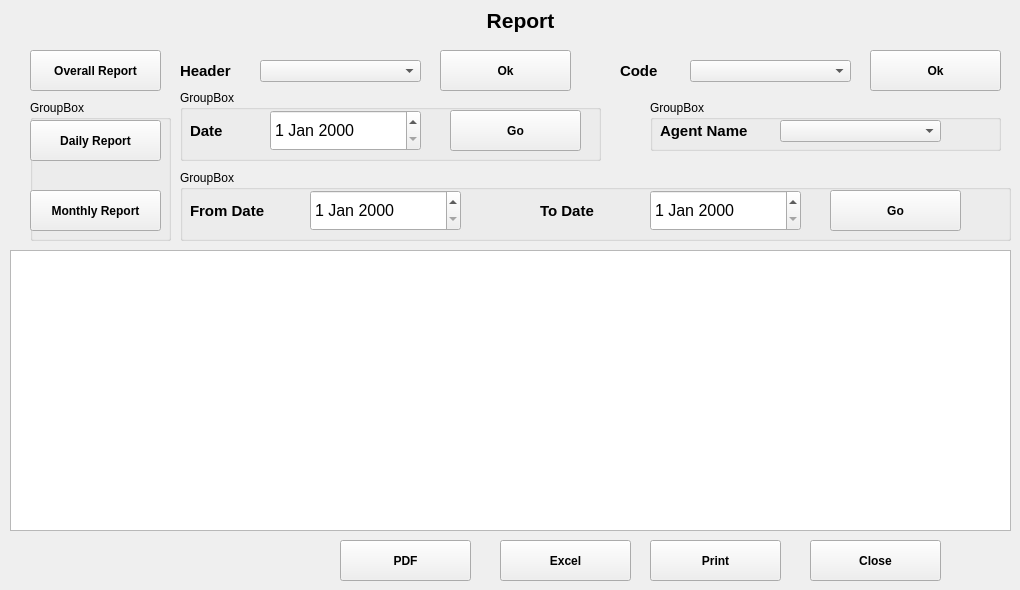
    <widget class="QWidget" name="Report">
     <widget class="QTableWidget" name="report_tableWidget">
      <property name="geometry">
       <rect>
        <x>10</x>
        <y>250</y>
        <width>1001</width>
        <height>281</height>
       </rect>
      </property>
      <property name="columnCount">
       <number>0</number>
      </property>
     </widget>
     <widget class="QPushButton" name="pb_report_OverallReport">
      <property name="geometry">
       <rect>
        <x>30</x>
        <y>50</y>
        <width>131</width>
        <height>41</height>
       </rect>
      </property>
      <property name="font">
       <font>
        <pointsize>9</pointsize>
        <weight>75</weight>
        <bold>true</bold>
       </font>
      </property>
      <property name="text">
       <string>Overall Report</string>
      </property>
     </widget>
     <widget class="QComboBox" name="combo_report_Header">
      <property name="geometry">
       <rect>
        <x>260</x>
        <y>60</y>
        <width>161</width>
        <height>22</height>
       </rect>
      </property>
     </widget>
     <widget class="QLabel" name="lb_report_header">
      <property name="geometry">
       <rect>
        <x>180</x>
        <y>60</y>
        <width>71</width>
        <height>22</height>
       </rect>
      </property>
      <property name="font">
       <font>
        <pointsize>11</pointsize>
        <weight>75</weight>
        <bold>true</bold>
       </font>
      </property>
      <property name="text">
       <string>Header</string>
      </property>
     </widget>
     <widget class="QPushButton" name="pb_report_HeaderOk">
      <property name="geometry">
       <rect>
        <x>440</x>
        <y>50</y>
        <width>131</width>
        <height>41</height>
       </rect>
      </property>
      <property name="font">
       <font>
        <pointsize>9</pointsize>
        <weight>75</weight>
        <bold>true</bold>
       </font>
      </property>
      <property name="text">
       <string>Ok</string>
      </property>
     </widget>
     <widget class="QLabel" name="lb_report_Code">
      <property name="geometry">
       <rect>
        <x>620</x>
        <y>60</y>
        <width>71</width>
        <height>22</height>
       </rect>
      </property>
      <property name="font">
       <font>
        <pointsize>11</pointsize>
        <weight>75</weight>
        <bold>true</bold>
       </font>
      </property>
      <property name="text">
       <string>Code</string>
      </property>
     </widget>
     <widget class="QComboBox" name="combo_report_Code">
      <property name="geometry">
       <rect>
        <x>690</x>
        <y>60</y>
        <width>161</width>
        <height>22</height>
       </rect>
      </property>
     </widget>
     <widget class="QPushButton" name="pb_report_CodeOk">
      <property name="geometry">
       <rect>
        <x>870</x>
        <y>50</y>
        <width>131</width>
        <height>41</height>
       </rect>
      </property>
      <property name="font">
       <font>
        <pointsize>9</pointsize>
        <weight>75</weight>
        <bold>true</bold>
       </font>
      </property>
      <property name="text">
       <string>Ok</string>
      </property>
     </widget>
     <widget class="QDateEdit" name="dateEdit">
      <property name="geometry">
       <rect>
        <x>-250</x>
        <y>250</y>
        <width>110</width>
        <height>22</height>
       </rect>
      </property>
     </widget>
     <widget class="QPushButton" name="pb_report_excel">
      <property name="geometry">
       <rect>
        <x>500</x>
        <y>540</y>
        <width>131</width>
        <height>41</height>
       </rect>
      </property>
      <property name="font">
       <font>
        <pointsize>9</pointsize>
        <weight>75</weight>
        <bold>true</bold>
       </font>
      </property>
      <property name="text">
       <string>Excel</string>
      </property>
     </widget>
     <widget class="QPushButton" name="pb_report_print">
      <property name="geometry">
       <rect>
        <x>650</x>
        <y>540</y>
        <width>131</width>
        <height>41</height>
       </rect>
      </property>
      <property name="font">
       <font>
        <pointsize>9</pointsize>
        <weight>75</weight>
        <bold>true</bold>
       </font>
      </property>
      <property name="text">
       <string>Print</string>
      </property>
     </widget>
     <widget class="QPushButton" name="pb_report_close">
      <property name="geometry">
       <rect>
        <x>810</x>
        <y>540</y>
        <width>131</width>
        <height>41</height>
       </rect>
      </property>
      <property name="font">
       <font>
        <pointsize>9</pointsize>
        <weight>75</weight>
        <bold>true</bold>
       </font>
      </property>
      <property name="text">
       <string>Close</string>
      </property>
     </widget>
     <widget class="QPushButton" name="pb_report_pdf">
      <property name="geometry">
       <rect>
        <x>340</x>
        <y>540</y>
        <width>131</width>
        <height>41</height>
       </rect>
      </property>
      <property name="font">
       <font>
        <pointsize>9</pointsize>
        <weight>75</weight>
        <bold>true</bold>
       </font>
      </property>
      <property name="text">
       <string>PDF</string>
      </property>
     </widget>
     <widget class="QLabel" name="lb_report">
      <property name="geometry">
       <rect>
        <x>440</x>
        <y>0</y>
        <width>161</width>
        <height>41</height>
       </rect>
      </property>
      <property name="font">
       <font>
        <pointsize>16</pointsize>
        <weight>75</weight>
        <bold>true</bold>
       </font>
      </property>
      <property name="text">
       <string>Report</string>
      </property>
      <property name="alignment">
       <set>Qt::AlignCenter</set>
      </property>
     </widget>
     <widget class="QGroupBox" name="gb_Report_DaiyReport">
      <property name="geometry">
       <rect>
        <x>180</x>
        <y>90</y>
        <width>421</width>
        <height>71</height>
       </rect>
      </property>
      <property name="title">
       <string>GroupBox</string>
      </property>
      <widget class="QDateEdit" name="report_DateEdit">
       <property name="geometry">
        <rect>
         <x>90</x>
         <y>20</y>
         <width>151</width>
         <height>41</height>
        </rect>
       </property>
       <property name="font">
        <font>
         <pointsize>12</pointsize>
        </font>
       </property>
      </widget>
      <widget class="QLabel" name="lb_report_Date">
       <property name="geometry">
        <rect>
         <x>10</x>
         <y>30</y>
         <width>71</width>
         <height>22</height>
        </rect>
       </property>
       <property name="font">
        <font>
         <pointsize>11</pointsize>
         <weight>75</weight>
         <bold>true</bold>
        </font>
       </property>
       <property name="text">
        <string>Date</string>
       </property>
      </widget>
      <widget class="QPushButton" name="pb_report_dailyReportDateGo">
       <property name="geometry">
        <rect>
         <x>270</x>
         <y>20</y>
         <width>131</width>
         <height>41</height>
        </rect>
       </property>
       <property name="font">
        <font>
         <pointsize>9</pointsize>
         <weight>75</weight>
         <bold>true</bold>
        </font>
       </property>
       <property name="text">
        <string>Go</string>
       </property>
      </widget>
     </widget>
     <widget class="QGroupBox" name="gb_Report_HeaderCode">
      <property name="geometry">
       <rect>
        <x>650</x>
        <y>100</y>
        <width>351</width>
        <height>51</height>
       </rect>
      </property>
      <property name="title">
       <string>GroupBox</string>
      </property>
      <widget class="QLabel" name="lb_report_header_8">
       <property name="geometry">
        <rect>
         <x>10</x>
         <y>20</y>
         <width>121</width>
         <height>22</height>
        </rect>
       </property>
       <property name="font">
        <font>
         <pointsize>11</pointsize>
         <weight>75</weight>
         <bold>true</bold>
        </font>
       </property>
       <property name="text">
        <string>Agent Name</string>
       </property>
      </widget>
      <widget class="QComboBox" name="combo_report_Header_4">
       <property name="geometry">
        <rect>
         <x>130</x>
         <y>20</y>
         <width>161</width>
         <height>22</height>
        </rect>
       </property>
      </widget>
     </widget>
     <widget class="QGroupBox" name="gb_Report_MonthlyReport">
      <property name="geometry">
       <rect>
        <x>180</x>
        <y>170</y>
        <width>831</width>
        <height>71</height>
       </rect>
      </property>
      <property name="title">
       <string>GroupBox</string>
      </property>
      <widget class="QPushButton" name="pb_report_monthlyReportDateGo">
       <property name="geometry">
        <rect>
         <x>650</x>
         <y>20</y>
         <width>131</width>
         <height>41</height>
        </rect>
       </property>
       <property name="font">
        <font>
         <pointsize>9</pointsize>
         <weight>75</weight>
         <bold>true</bold>
        </font>
       </property>
       <property name="text">
        <string>Go</string>
       </property>
      </widget>
      <widget class="QLabel" name="lb_report_ToDate">
       <property name="geometry">
        <rect>
         <x>360</x>
         <y>30</y>
         <width>101</width>
         <height>22</height>
        </rect>
       </property>
       <property name="font">
        <font>
         <pointsize>11</pointsize>
         <weight>75</weight>
         <bold>true</bold>
        </font>
       </property>
       <property name="text">
        <string>To Date</string>
       </property>
      </widget>
      <widget class="QDateEdit" name="report_FromDate">
       <property name="geometry">
        <rect>
         <x>130</x>
         <y>20</y>
         <width>151</width>
         <height>41</height>
        </rect>
       </property>
       <property name="font">
        <font>
         <pointsize>12</pointsize>
        </font>
       </property>
      </widget>
      <widget class="QLabel" name="lb_report_FromDate">
       <property name="geometry">
        <rect>
         <x>10</x>
         <y>30</y>
         <width>111</width>
         <height>22</height>
        </rect>
       </property>
       <property name="font">
        <font>
         <pointsize>11</pointsize>
         <weight>75</weight>
         <bold>true</bold>
        </font>
       </property>
       <property name="text">
        <string>From Date</string>
       </property>
      </widget>
      <widget class="QDateEdit" name="report_ToDate">
       <property name="geometry">
        <rect>
         <x>470</x>
         <y>20</y>
         <width>151</width>
         <height>41</height>
        </rect>
       </property>
       <property name="font">
        <font>
         <pointsize>12</pointsize>
        </font>
       </property>
      </widget>
     </widget>
     <widget class="QGroupBox" name="gb_Report_TypOfReport">
      <property name="geometry">
       <rect>
        <x>30</x>
        <y>100</y>
        <width>141</width>
        <height>141</height>
       </rect>
      </property>
      <property name="title">
       <string>GroupBox</string>
      </property>
      <widget class="QPushButton" name="pb_Report_DailyReport">
       <property name="geometry">
        <rect>
         <x>0</x>
         <y>20</y>
         <width>131</width>
         <height>41</height>
        </rect>
       </property>
       <property name="font">
        <font>
         <pointsize>9</pointsize>
         <weight>75</weight>
         <bold>true</bold>
        </font>
       </property>
       <property name="text">
        <string>Daily Report</string>
       </property>
      </widget>
      <widget class="QPushButton" name="pb_Report_MonthlyReport">
       <property name="geometry">
        <rect>
         <x>0</x>
         <y>90</y>
         <width>131</width>
         <height>41</height>
        </rect>
       </property>
       <property name="font">
        <font>
         <pointsize>9</pointsize>
         <weight>75</weight>
         <bold>true</bold>
        </font>
       </property>
       <property name="text">
        <string>Monthly Report</string>
       </property>
      </widget>
     </widget>
    </widget>
